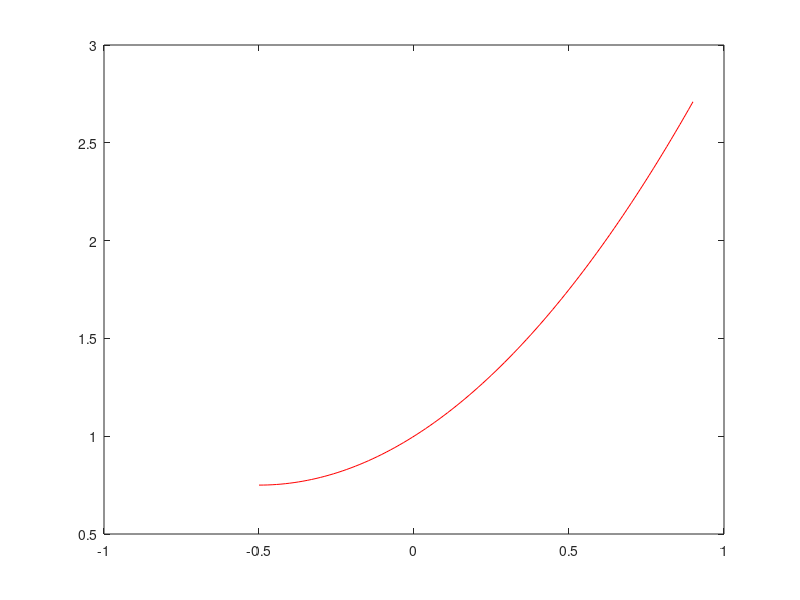

Write MATLAB code to recreate this figure.
clear all
close all

I=[-0.5,0.9];
DIM = 100;
xx = linspace(I(1),I(2),DIM);
##ww = linspace(0,10,DIM);
##xi = linspace(f(I(1)),f(I(2)),DIM);

##f = @(x) 1./(1-x);
####g = @(x) (x-1)./1;
##
##yy = f(xx);

 % gg=GeomReihe(xx,2)
 % plot(xx,gg,'r-');

##grid on
##set(gca,'XAxisLocation','origin','YAxisLocation','origin')
##ylim([-1,10])

##hold on
##plot(xx,yy,'b-');
##plot(ww,ww,'k-');
##plot(yy,xx,'r-');
##plot(xx,g(xi),'m-');
##daspect([1 1 1]);

function s=GeomReihe(x,N)
  s=0;
  for k=0:N
    s = s + x.^k;
  end
end

gg = GeomReihe(xx, 2);
plot(xx, gg, 'r-');
